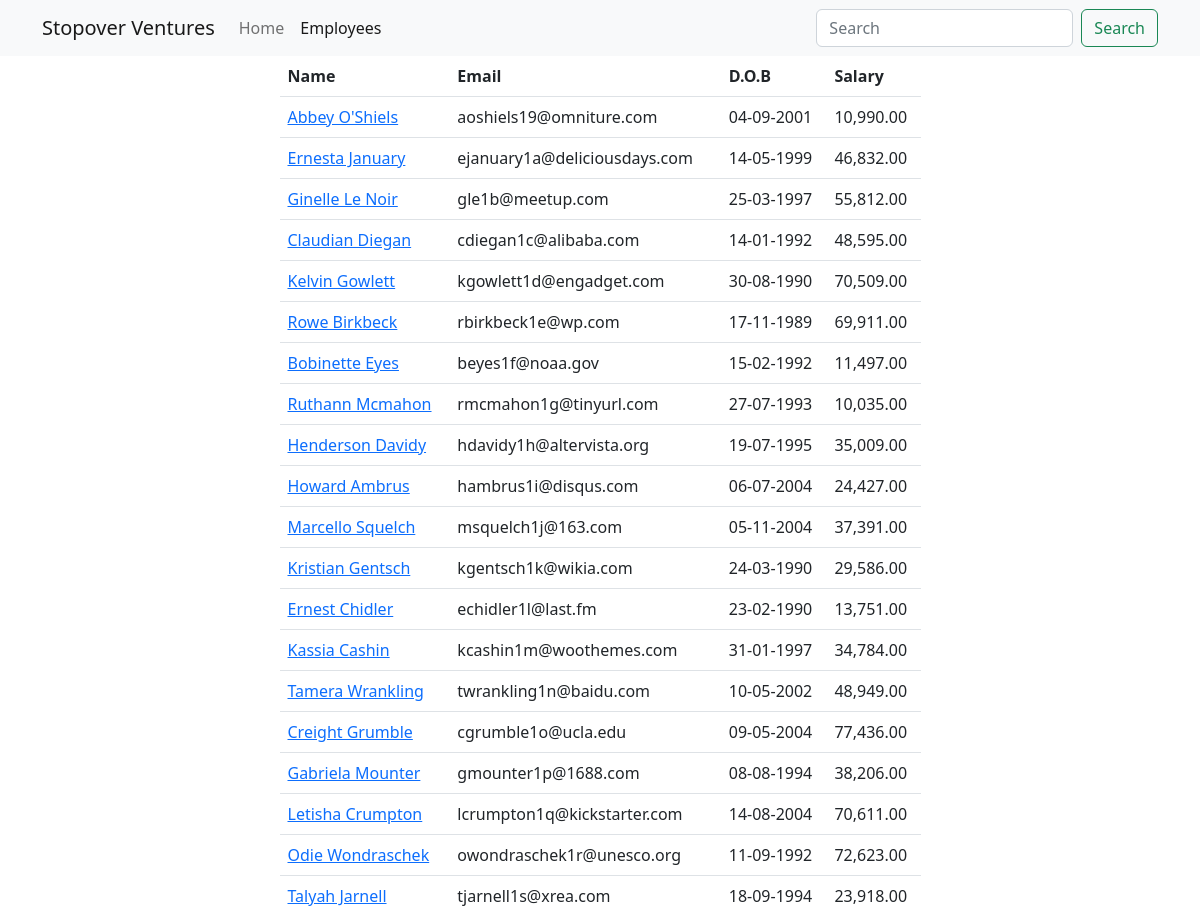
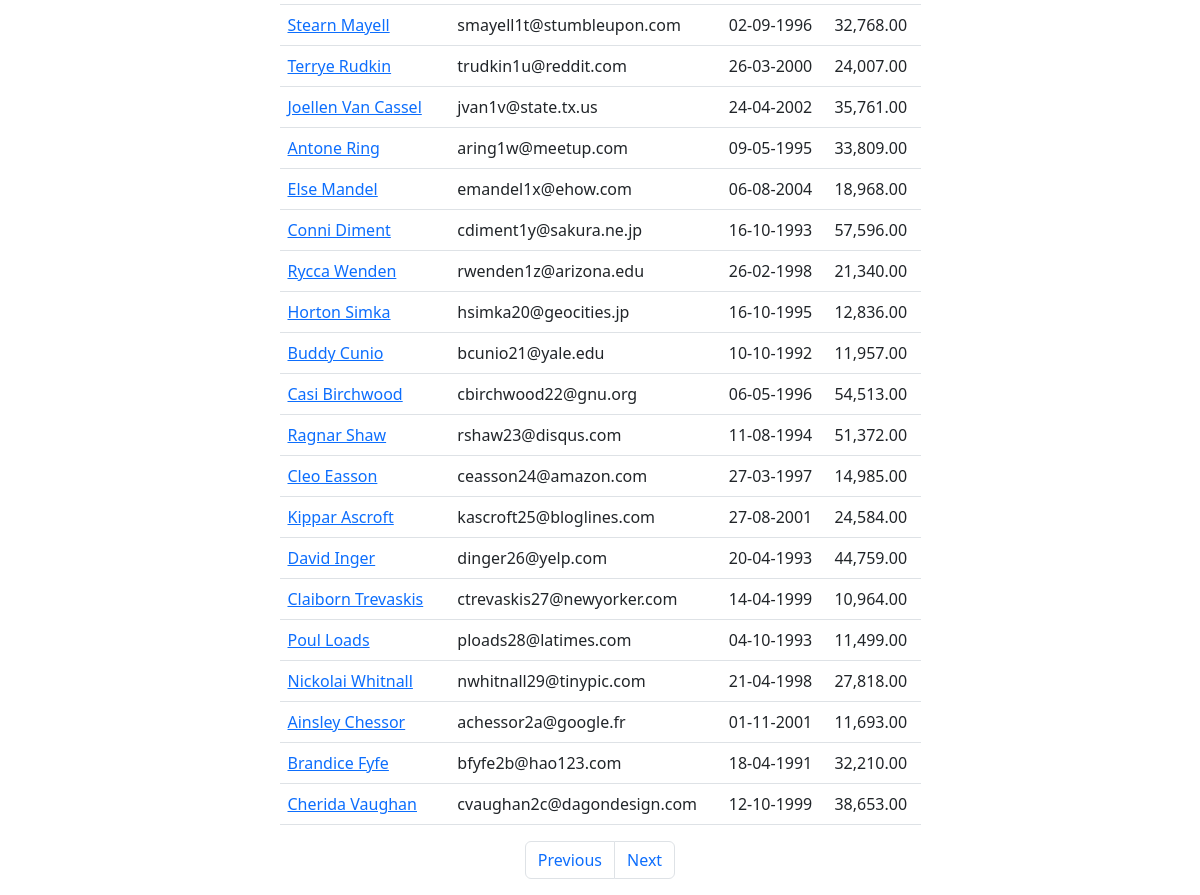
Page /employees?page=2 on the committed database (2 pictures, top to bottom).
### main_app/models.py (models this page shows, shortened)
class Employee(models.Model):
    name = models.CharField(max_length=40)
    email = models.EmailField(unique=True)
    dob = models.DateField(null=True)
    salary = models.DecimalField(max_digits=7, decimal_places=2)
    disabled = models.BooleanField(default=False)
    profile = models.ImageField(upload_to=unique_img_name, null=True, default="employees/default.png")
    created_at = models.DateTimeField(auto_now_add=True, null=True)  # added once during creation
    updated_at = models.DateTimeField(auto_now=True, null=True)  # updates every time update happens

### main_app/views.py (the view)
# urls.py: path('employees', views.all_employees, name="all"),
def all_employees(request):
    employees = Employee.objects.all()
    today = datetime.today()
    day = today.day
    month = today.month
    paginator = Paginator(employees, 40)
    page_number = request.GET.get("page")
    data = paginator.get_page(page_number)
    return render(request, 'all_employees.html', {"employees": data})

### templates/all_employees.html (shortened to what this page needs)
{% extends 'base_template.html' %}
{% load humanize %}
{% block content %}
	{% include 'navbar.html' %}
	<div class="container">
		<div class="row justify-content-center">
			<div class="col-sm-7">
				<table class="table">
					<thead>
					<tr>
						<th>Name</th>
						<th>Email</th>
						<th>D.O.B</th>
						<th>Salary</th>
					</tr>
					</thead>
					<tbody>
					{% for employee in employees %}
						<tr>
							<td>
								<a href="/employees/{{ employee.id }}">{{ employee.name | title }}</a>
							</td>
							<td>{{ employee.email }}</td>
							<td>{{ employee.dob | date:"d-m-Y" }}</td>
							<td>{{ employee.salary | intcomma }}</td>
						</tr>
					{% endfor %}
					</tbody>
				</table>
				<nav aria-label="Page navigation example">
					<ul class="pagination justify-content-center">
						{% if employees.has_previous %}
							<li class="page-item">
								<a class="page-link" href='?page={{ employees.previous_page_number }}'>Previous</a>
							</li>
						{% else %}
							<li class="page-item disabled">
								<a class="page-link" href='' tabindex="-1" aria-disabled="True">Previous</a>
							</li>
						{% endif %}
						{% if employees.has_next %}
							<li class="page-item">
								<a class="page-link" href='?page={{ employees.next_page_number }}'>Next</a>
							</li>
						{% else %}
							<li class="page-item disabled">
								<a class="page-link" href='' tabindex="-1" aria-disabled="True">Next</a>
							</li>
						{% endif %}
					</ul>
				</nav>
			</div>
		</div>
	</div>
{% endblock %}

### rows in the picture
Employee: name "Abbey O'Shiels", email "aoshiels19@omniture.com", dob "04-09-2001", salary "10,990.00"
Employee: name "Ernesta January", email "ejanuary1a@deliciousdays.com", dob "14-05-1999", salary "46,832.00"
Employee: name "Ginelle Le Noir", email "gle1b@meetup.com", dob "25-03-1997", salary "55,812.00"
Employee: name "Claudian Diegan", email "cdiegan1c@alibaba.com", dob "14-01-1992", salary "48,595.00"
Employee: name "Kelvin Gowlett", email "kgowlett1d@engadget.com", dob "30-08-1990", salary "70,509.00"
Employee: name "Rowe Birkbeck", email "rbirkbeck1e@wp.com", dob "17-11-1989", salary "69,911.00"
Employee: name "Bobinette Eyes", email "beyes1f@noaa.gov", dob "15-02-1992", salary "11,497.00"
Employee: name "Ruthann Mcmahon", email "rmcmahon1g@tinyurl.com", dob "27-07-1993", salary "10,035.00"
Employee: name "Henderson Davidy", email "hdavidy1h@altervista.org", dob "19-07-1995", salary "35,009.00"
Employee: name "Howard Ambrus", email "hambrus1i@disqus.com", dob "06-07-2004", salary "24,427.00"
Employee: name "Marcello Squelch", email "msquelch1j@163.com", dob "05-11-2004", salary "37,391.00"
Employee: name "Kristian Gentsch", email "kgentsch1k@wikia.com", dob "24-03-1990", salary "29,586.00"
Employee: name "Ernest Chidler", email "echidler1l@last.fm", dob "23-02-1990", salary "13,751.00"
Employee: name "Kassia Cashin", email "kcashin1m@woothemes.com", dob "31-01-1997", salary "34,784.00"
Employee: name "Tamera Wrankling", email "twrankling1n@baidu.com", dob "10-05-2002", salary "48,949.00"
Employee: name "Creight Grumble", email "cgrumble1o@ucla.edu", dob "09-05-2004", salary "77,436.00"
Employee: name "Gabriela Mounter", email "gmounter1p@1688.com", dob "08-08-1994", salary "38,206.00"
Employee: name "Letisha Crumpton", email "lcrumpton1q@kickstarter.com", dob "14-08-2004", salary "70,611.00"
Employee: name "Odie Wondraschek", email "owondraschek1r@unesco.org", dob "11-09-1992", salary "72,623.00"
Employee: name "Talyah Jarnell", email "tjarnell1s@xrea.com", dob "18-09-1994", salary "23,918.00"
Employee: name "Stearn Mayell", email "smayell1t@stumbleupon.com", dob "02-09-1996", salary "32,768.00"
Employee: name "Terrye Rudkin", email "trudkin1u@reddit.com", dob "26-03-2000", salary "24,007.00"
Employee: name "Joellen Van Cassel", email "jvan1v@state.tx.us", dob "24-04-2002", salary "35,761.00"
Employee: name "Antone Ring", email "aring1w@meetup.com", dob "09-05-1995", salary "33,809.00"
Employee: name "Else Mandel", email "emandel1x@ehow.com", dob "06-08-2004", salary "18,968.00"
Employee: name "Conni Diment", email "cdiment1y@sakura.ne.jp", dob "16-10-1993", salary "57,596.00"
Employee: name "Rycca Wenden", email "rwenden1z@arizona.edu", dob "26-02-1998", salary "21,340.00"
Employee: name "Horton Simka", email "hsimka20@geocities.jp", dob "16-10-1995", salary "12,836.00"
Employee: name "Buddy Cunio", email "bcunio21@yale.edu", dob "10-10-1992", salary "11,957.00"
Employee: name "Casi Birchwood", email "cbirchwood22@gnu.org", dob "06-05-1996", salary "54,513.00"
Employee: name "Ragnar Shaw", email "rshaw23@disqus.com", dob "11-08-1994", salary "51,372.00"
Employee: name "Cleo Easson", email "ceasson24@amazon.com", dob "27-03-1997", salary "14,985.00"
Employee: name "Kippar Ascroft", email "kascroft25@bloglines.com", dob "27-08-2001", salary "24,584.00"
Employee: name "David Inger", email "dinger26@yelp.com", dob "20-04-1993", salary "44,759.00"
Employee: name "Claiborn Trevaskis", email "ctrevaskis27@newyorker.com", dob "14-04-1999", salary "10,964.00"
Employee: name "Poul Loads", email "ploads28@latimes.com", dob "04-10-1993", salary "11,499.00"
Employee: name "Nickolai Whitnall", email "nwhitnall29@tinypic.com", dob "21-04-1998", salary "27,818.00"
Employee: name "Ainsley Chessor", email "achessor2a@google.fr", dob "01-11-2001", salary "11,693.00"
Employee: name "Brandice Fyfe", email "bfyfe2b@hao123.com", dob "18-04-1991", salary "32,210.00"
Employee: name "Cherida Vaughan", email "cvaughan2c@dagondesign.com", dob "12-10-1999", salary "38,653.00"
